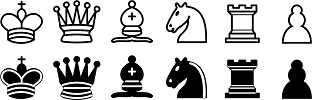
#> input picture all_chess_pieces_small.png, 312 x 100 px
$ python cropimage.py
#> lines starting #> are read from the running program, lines starting #| are printed output that depends on the picture
from PIL import Image, ImageDraw

image = Image.open('all_chess_pieces_small.png').convert("RGBA")
#> image is the input picture: PIL image 312x100 RGBA; mean R, G, B, A 193.3, 193.3, 193.3, 255
print(image.size) # 312 x 100 : 52 x 50
#| (312, 100)
draw = ImageDraw.Draw(image)
height = 50
widths = [ 50, 50, 50, 50, 50, 50 ]
margin = [ -3, 3, 0, 0, 0, 0 ]


for row in range(2):
    for col in range(6):
        x1, x2 = col * (widths[col] + margin[col]), (col+1) * widths[col]
        y1, y2 = row * height, (row+1) * height
        draw.rectangle(((x1,y1), (x2,y2)), outline='red')

image.show()
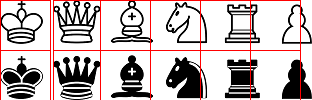
#> shown: PIL image 312x100 RGBA; mean R, G, B, A 194.5, 183.2, 183.2, 255

# [11 lines of commented-out code are left out]

$ run again, with chess_piece_king_white.png copied over all_chess_pieces_small.png
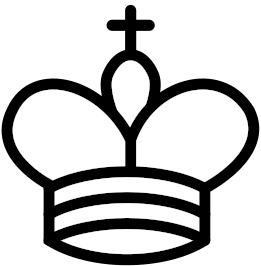
#> input picture chess_piece_king_white.png, 261 x 266 px
#> image is the input picture: PIL image 261x266 RGBA; mean R, G, B, A 85.9, 85.9, 85.9, 142.7
#| (261, 266)
#> `image.show()`:
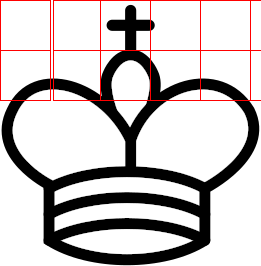
#> shown: PIL image 261x266 RGBA; mean R, G, B, A 90.6, 85.2, 85.2, 146.7; transparent parts drawn white
